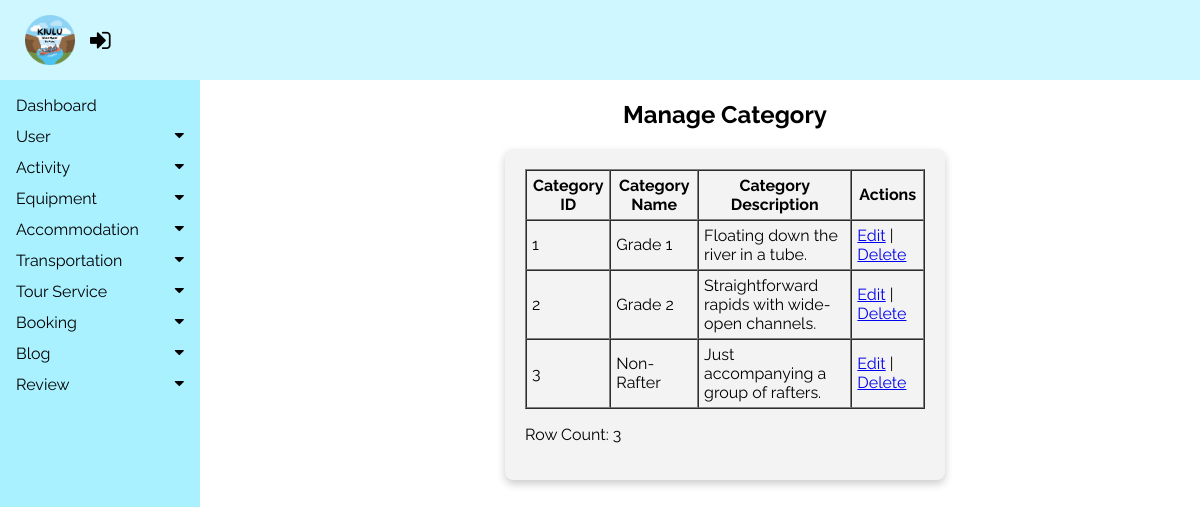
The app's page /tourism_management_system/admin/modules/activity/categoryList.php with its own data.
### tables this page shows
CREATE TABLE `category` (
  `categoryID` int(11) NOT NULL,
  `categoryName` varchar(100) NOT NULL,
  `categoryDescription` text NOT NULL
);

### tourism_management_system/admin/modules/activity/categoryList.php (the view, shortened to what this page needs)
<?php
include("../../../config/config.php");
?>
<!DOCTYPE html>
<html lang="en">
<head>
    <link rel="stylesheet" href="https://cdnjs.cloudflare.com/ajax/libs/font-awesome/4.7.0/css/font-awesome.min.css">
    <link rel="stylesheet" type="text/css" href="../../css/admin.css">
</head>
<body>
<header>
<div class="topNav">
<?php include("C:/xampp/htdocs/tourism_management_system/admin/includes/usernav.php"); ?>
</header>
    <?php
    include '../../includes/sideNav.php';
    ?>
    <div class="main">
        <h2 style="text-align: center;">Manage Category</h2>
        <div class="rowform">
            <?php
            $sql_category = "SELECT c.categoryID, c.categoryName, c.categoryDescription
            FROM category c
            ORDER BY c.categoryID ASC";
            $result = mysqli_query($conn, $sql_category);
            $rowcount = mysqli_num_rows($result);
            if ($rowcount > 0) {
                echo "<table border='1' cellpadding='5' cellspacing='0' width='100%'>";
                echo "<tr>";
                echo "<th>Category ID</th>";
                echo "<th>Category Name</th>";
                echo "<th>Category Description</th>";
                echo "<th>Actions</th>";
                echo "</tr>";
                while ($row = mysqli_fetch_assoc($result)) {
                    echo "<tr>";
                    echo "<td>" . htmlspecialchars($row["categoryID"]) . "</td>";
                    echo "<td>" . htmlspecialchars($row["categoryName"]) . "</td>";
                    echo "<td>" . htmlspecialchars($row["categoryDescription"]) . "</td>";
                    echo "<td>";
                    echo "<a href='editCategory.php?id=" . urlencode($row["categoryID"]) . "'>Edit</a> | ";
                    echo "<a href='deleteCategory.php?id=" . urlencode($row["categoryID"]) . "' onclick='return confirm(\"Are you sure you want to delete this category?\");'>Delete</a>";
                    echo "</td>";
                    echo "</tr>";
                }
                echo "</table>";
                echo "<p>Row Count: $rowcount</p>";
            } else {
                echo "<p>No results found.</p>";
            }
            echo '</div>';
            echo '</div>';
            ?>
    </body>
    </html>

### tourism_management_system/admin/css/admin.css (style rules this page uses)
body { font-family: "Raleway", sans-serif; margin: 0; padding: 0; background-color: white; }
.topNav { display: flex; justify-content: space-between; align-items: center; background-color:#CFF7FF; color: black; padding: 10px 20px; position: fixed; top: 0; left: 0; width: 100%; z-index: 2; box-sizing: border-box; }
.main { margin-top: 70px; margin-left: 250px; padding: 10px 10px; }
.rowform { max-width: 400px; padding: 20px; background-color: #f3f3f3; border-radius: 8px; box-shadow: 0 4px 8px rgba(0, 0, 0, 0.2); margin: auto; }

### records on screen
category: categoryID "1", categoryName "Grade 1", categoryDescription "Floating down the river in a tube."
category: categoryID "2", categoryName "Grade 2", categoryDescription "Straightforward rapids with wide-open channels."
category: categoryID "3", categoryName "Non-Rafter", categoryDescription "Just accompanying a group of rafters."

### other values on screen
$rowcount "3"
